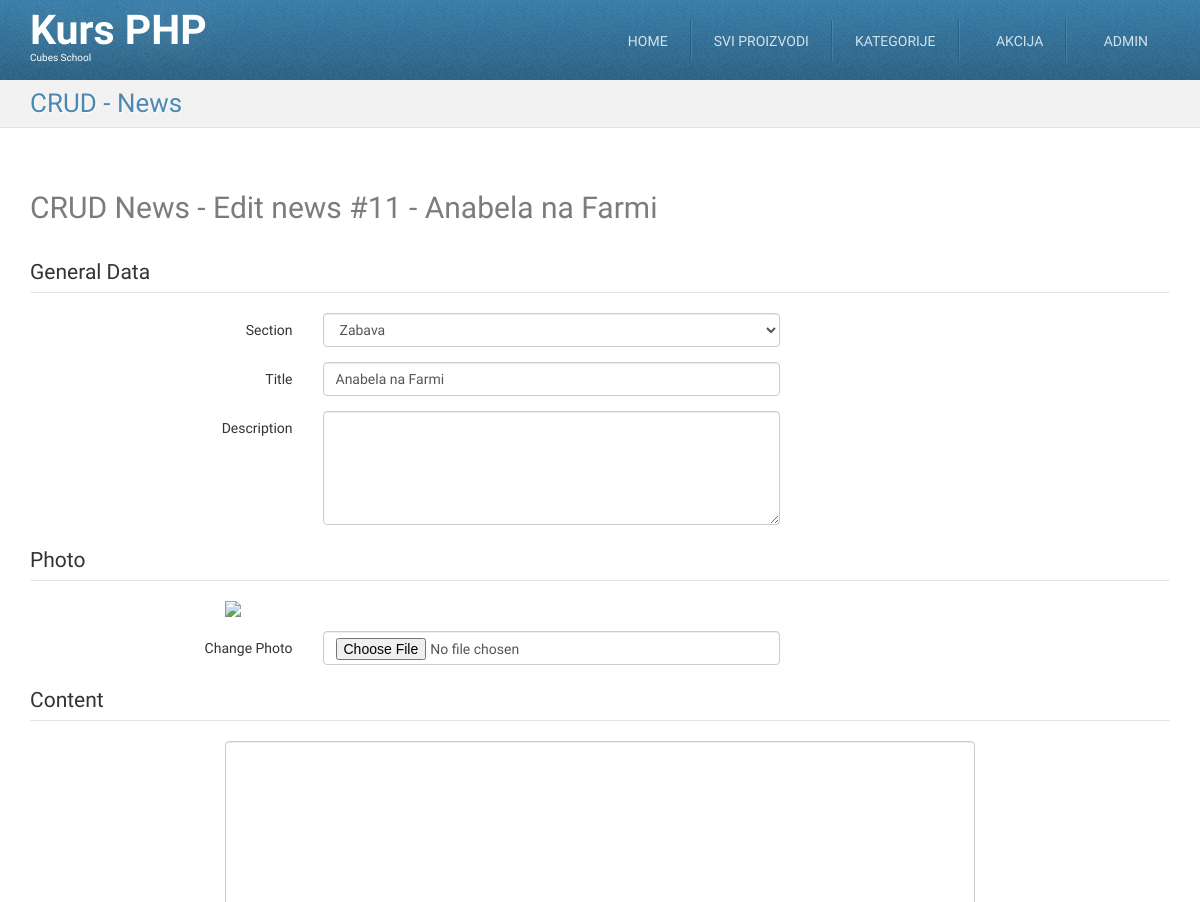
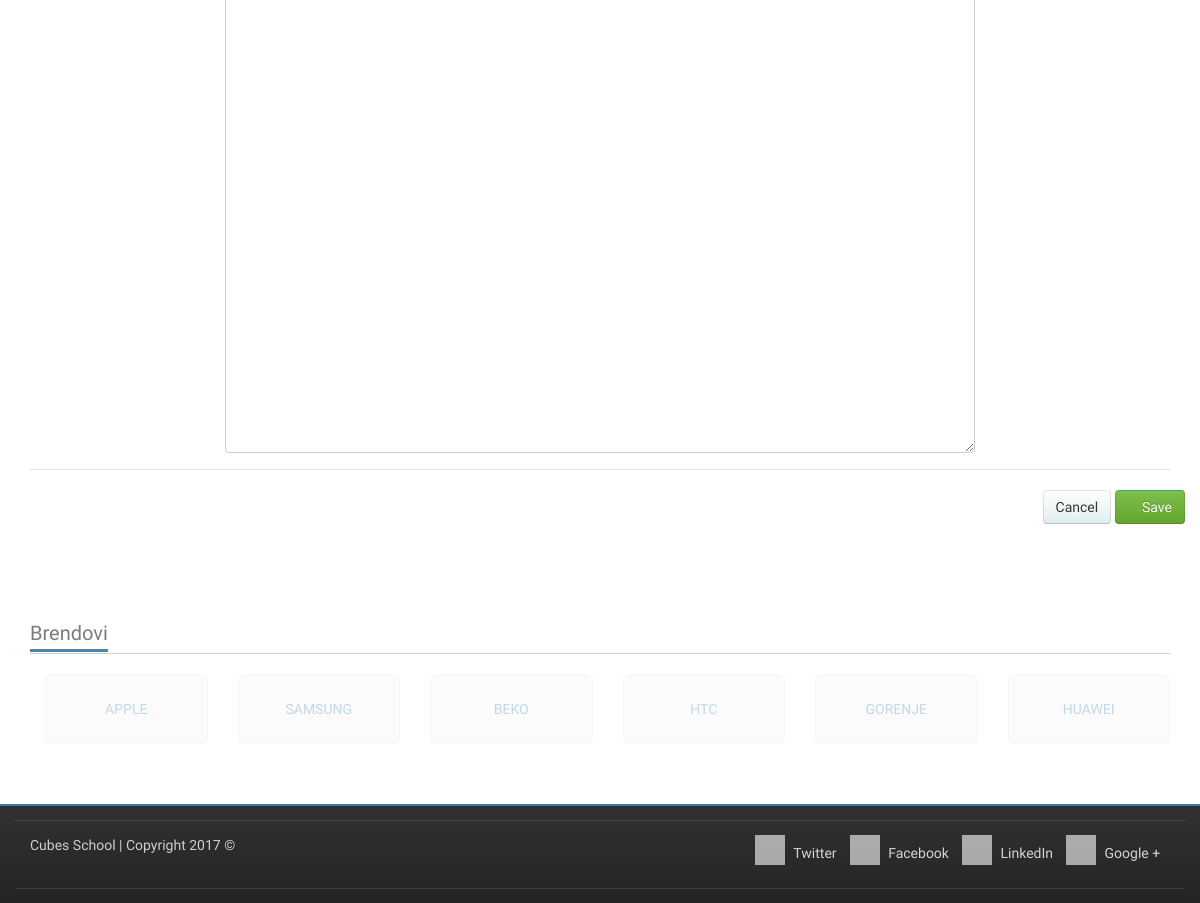
/crud-news-edit.php?id=11 (signed in), run on the app's committed database (2 pictures, top to bottom).
### tables this page shows
CREATE TABLE `news` (
  `id` int(11) NOT NULL,
  `section_id` int(11) NOT NULL,
  `title` varchar(255) NOT NULL,
  `photo_filename` varchar(255) DEFAULT NULL,
  `description` text,
  `content` longtext,
  `created_at` datetime DEFAULT NULL
);

### crud-news-edit.php (called while the page is built, shortened)
<?php
require_once __DIR__ . '/models/m_news.php';
require_once __DIR__ . '/models/m_sections.php';
$id = (int) $_GET['id'];
$oneNews = newsFetchOneById($id);
$formData = array(
    'section_id' => $oneNews['section_id'],
    'title' => $oneNews['title'],
    'description' => $oneNews['description'],
    'content' => $oneNews['content'],
    'created_at' => $oneNews['created_at'],
);
$sectionList = sectionsGetList();
require_once __DIR__ . '/views/layout/header.php';
require_once __DIR__ . '/views/templates/t_crud-news-edit.php';
require_once __DIR__ . '/views/layout/footer.php';

### models/m_database.php (called while the page is built, shortened)
<?php
function dbGetLink() {
    static $link;
    if (!isset($link)) {
        $link = mysqli_connect('127.0.0.1', 'cubes', 'cubes', 'cubesphp');
    }
    return $link;
}
function dbEscape($value) {
    $link = dbGetLink();
    return mysqli_real_escape_string($link, $value);
}
function dbQuery($query) {
    $link = dbGetLink();
    $result = mysqli_query($link, $query);
    return $result;
}
function dbFetchAll($query) {
    $result = dbQuery($query);
    return mysqli_fetch_all($result, MYSQLI_ASSOC);
}
function dbFetchOne($query) {
    $result = dbQuery($query);
    return mysqli_fetch_assoc($result);
}

### models/m_news.php (called while the page is built, shortened)
<?php
require_once __DIR__ . '/m_database.php';
function newsFetchOneById($id) {
	$query = "SELECT `news`.* "
			. "FROM `news` "
			. "WHERE `id` = '" . dbEscape($id) . "'";
	return dbFetchOne($query);
}

### models/m_sections.php (called while the page is built, shortened)
<?php
require_once __DIR__ . '/m_database.php';
function sectionsGetList() {
    $query = "SELECT `sections`.* FROM `sections` LEFT JOIN `news` ON `sections`.`id` = `news`.`section_id` ORDER BY `sections`.`title`";
    $sections = dbFetchAll($query);
    $sectionList = [];
    foreach ($sections as $section) {
        $sectionList[$section['id']] = $section['title'];
    }
    return $sectionList;
}

### views/templates/t_crud-news-edit.php (the view, shortened to what this page needs)
<div id="highlighted">
    <div class="container">
        <div class="header">
            <h2 class="page-title">
                <span>CRUD - News</span>
            </h2>
        </div>
    </div>
</div>
<div id="content">
    <div class="container portfolio">
        <div class="row">
            <div class="col-md-12">
                <h2>
                    CRUD News - Edit news #<?php echo htmlspecialchars($oneNews['id']); ?> - <?php echo htmlspecialchars($oneNews['title']); ?>
                </h2>
            </div>
        </div>
        <div class="row">
            <div class="col-md-12">
                <form action="" method="post" class="form-horizontal" enctype="multipart/form-data">
                    <fieldset>
                        <legend>General Data</legend>
                        <div class="form-group">
                            <label class="col-md-3 control-label">Section</label>
                            <div class="col-md-5">
                                <select name="section_id" class="form-control">
                                    <?php foreach ($sectionList as $sectionId => $sectionTitle) { ?>
                                        <option
                                            value="<?php echo htmlspecialchars($sectionId); ?>"
                                            <?php if ($sectionId == $formData['section_id']) { ?>
                                                selected = "selected"
                                            <?php } ?>
                                            ><?php echo htmlspecialchars($sectionTitle);
                                            ?> </option>
                                    <?php } ?>
                                </select>
                            </div>
                        </div>
                        <div class="form-group">
                            <label class="col-md-3 control-label">Title</label>
                            <div class="col-md-5">
                                <input value="<?php echo isset($formData["title"]) ? htmlspecialchars($formData["title"]) : ""; ?>" type="text" name="title" class="form-control">
                            </div>
                            <div class="col-md-4">
                            </div>
                        </div>
                        <div class="form-group">
                            <label class="col-md-3 control-label">Description</label>
                            <div class="col-md-5">
                                <textarea name="description" class="form-control" rows="5">
                                    <?php echo isset($formData["description"]) ? htmlspecialchars($formData["description"]) : ""; ?></textarea>
                            </div>
                            <div class="col-md-4">
                            </div>
                        </div>
                    </fieldset>
                    <fieldset>
                        <legend>Photo</legend>
                        <div class="row">
                            <div class="col-md-8 col-md-offset-2">
                                <img src="/uploads/news/<?php echo htmlspecialchars($oneNews['photo_filename']); ?>" class="img-responsive">
                            </div>
                        </div>
                        <div class="form-group">
                            <label class="col-md-3 control-label">Change Photo</label>
                            <div class="col-md-5">
                                <input type="file" name="photo" class="form-control">
                            </div>
                            <div class="col-md-4">
                            </div>
                        </div>
                    </fieldset>
                    <fieldset>
                        <legend>Content</legend>
                        <div class="form-group">
                            <div class="col-md-8 col-md-offset-2">
                                <textarea name="content" class="form-control" rows="30"><?php echo isset($formData["content"]) ? htmlspecialchars($formData["content"]) : ""; ?></textarea>
                            </div>
                            <div class="col-md-4">
                            </div>
                        </div>
                    </fieldset>
                    <fieldset>
                        <legend></legend>
                        <div class="form-group text-right">
                            <a href="/crud-news-list.php" class="btn btn-default">Cancel</a>
                            <button type="submit" class="btn btn-success"><i class="fa fa-save"></i> Save</button>
                        </div>
                    </fieldset>
                </form>
            </div>
        </div>
    </div>
</div>

### skins/tema/css/theme-style.css (style rules this page uses)
h1, h2, h3 { line-height: 40px; }
h1, h2, h3, h4, h5, h6 { color: rgba(36, 36, 36, 0.6); }
img { max-width: 100%; height: auto; display: block; }
label { font-weight: normal; }
legend { line-height: 40px; }
a { color: #377ca8; text-decoration: none; }
.btn-default { color: #333333; text-shadow: 0 1px 1px rgba(255, 255, 255, 0.75); background-image: -webkit-linear-gradient(top, #ffffff 0%, #e2edee 100%); background-image: -o-linear-gradient(top, #ffffff 0%, #e2edee 100%); background-image: linear-gradient(to bottom, #ffffff 0%, #e2edee 100%); background-repeat: repeat-x; filter: progid:DXImageTransform.Microsoft.gradient(startColorstr='#ffffffff', endColorstr='#ffe2edee', GradientType=0); border-color: #e2edee #e2edee #b2cfd2; border-color: rgba(0, 0, 0, 0.1) rgba(0, 0, 0, 0.1) rgba(0, 0, 0, 0.25); *background-color: #e2edee; filter: progid:DXImageTransform.Microsoft.gradient(enabled = false); -webkit-transition: all; -o-transition: all; transition: all; }
.btn-success { color: #ffffff; text-shadow: 0 -1px 0 rgba(0, 0, 0, 0.25); background-image: -webkit-linear-gradient(top, #7fbf4d 0%, #63a62f 100%); background-image: -o-linear-gradient(top, #7fbf4d 0%, #63a62f 100%); background-image: linear-gradient(to bottom, #7fbf4d 0%, #63a62f 100%); background-repeat: repeat-x; filter: progid:DXImageTransform.Microsoft.gradient(startColorstr='#ff7fbf4d', endColorstr='#ff63a62f', GradientType=0); border-color: #63a62f #63a62f #3f6a1e; border-color: rgba(0, 0, 0, 0.1) rgba(0, 0, 0, 0.1) rgba(0, 0, 0, 0.25); *background-color: #63a62f; filter: progid:DXImageTransform.Microsoft.gradient(enabled = false); -webkit-transition: all; -o-transition: all; transition: all; }
html { background-image: -webkit-linear-gradient(top, #e0e0e0 0%, #ffffff 100%); background-image: -o-linear-gradient(top, #e0e0e0 0%, #ffffff 100%); background-image: linear-gradient(to bottom, #e0e0e0 0%, #ffffff 100%); background-repeat: repeat-x; filter: progid:DXImageTransform.Microsoft.gradient(startColorstr='#ffe0e0e0', endColorstr='#ffffffff', GradientType=0); }
body { margin: 0; font-family: "Monda", Arial, serif; font-size: 14px; line-height: 1.428571429; color: #333333; background-color: #ffffff; position: relative; }
.page-title { margin: 0; }
#highlighted { -webkit-transition: all 0.4s ease-out; -o-transition: all 0.4s ease-out; transition: all 0.4s ease-out; border-bottom: 1px solid #e1e1e1; background: #f2f2f2 url(../img/bg_noise-5.png) left top repeat; color: #377ca8; text-shadow: 1px 1px 1px #ffffff; }
.has-navbar-fixed-top #content { margin-top: 82px; }
.has-navbar-fixed-top.has-highlighted #highlighted, .has-navbar-fixed-top.page-index #highlighted, .has-navbar-fixed-top.page-index-carousel #highlighted, .has-navbar-fixed-top.page-starter #highlighted { margin-top: 80px; }
.has-navbar-fixed-top.has-highlighted #content, .has-navbar-fixed-top.page-index #content, .has-navbar-fixed-top.page-index-carousel #content, .has-navbar-fixed-top.page-starter #content { margin-top: 0; }
#content { padding: 40px 0; background-color: #ffffff; }
.header { margin-bottom: 0; }
.header:before, .header:after { content: " "; display: table; }
.header:after { clear: both; }
.header .page-title { font-size: 26px; margin: 8px 0 8px 0; color: rgba(55, 124, 168, 0.9); }
.header .page-title span, .header .page-title small { display: block; line-height: 1.2 !important; }
@media (min-width: 768px) { .header .page-title { float: left; } }
.services .row, .portfolio .row { margin-bottom: 1em; }

### skins/tema/css/colour-blue.css (style rules this page uses)
body a { color: #377ca8; text-decoration: none; }
body #highlighted { border-bottom-color: #e1e1e1; background-color: #f2f2f2; color: #377ca8; text-shadow: 1px 1px 1px #ffffff; }
body .header .page-title { color: rgba(55, 124, 168, 0.9); }

### data on the page
news: id "11", title "Anabela na Farmi", section_id "Zabava"
